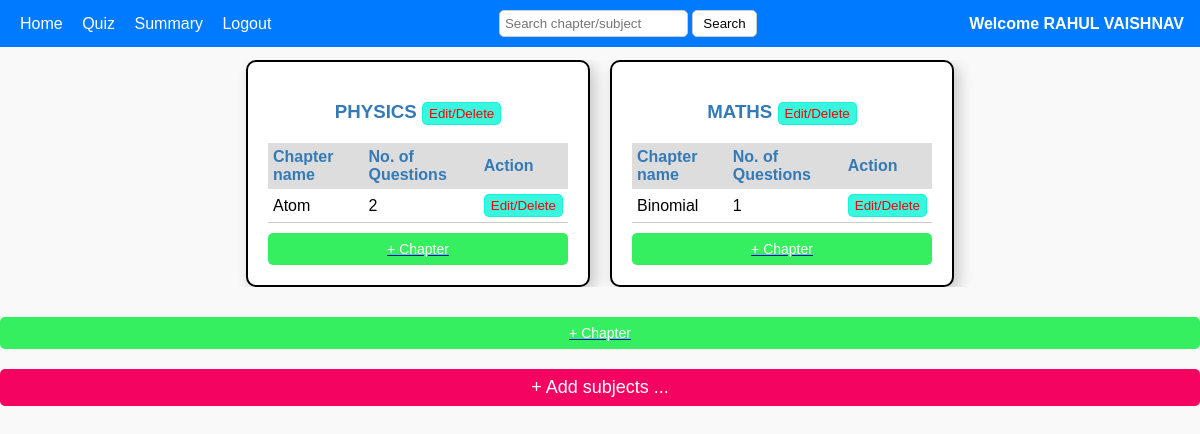
/admin_home, run on the app's committed database.
### backend/models.py (models this page shows)
class Admin_User_Details(db.Model):
    __tablename__ = 'admin_user_details'
    id=db.Column(db.Integer, primary_key=True,autoincrement=True)#Ensures that the ID column automatically increments for each new row inserted into the table.It applies only to integer primary keys.The database automatically assigns a new unique ID starting from 1 and increases by 1 for each new entry.
    email_username = db.Column(db.String(120), nullable=False, unique=True)
    password = db.Column(db.String(120), nullable=False)#not neccessary to be unique# here string(120) means 120 characters
    Full_name = db.Column(db.String(80), nullable=False)#not neccessary to be unique
    qualification=db.Column(db.String(80), nullable=False)#not neccessary to be unique
    date_of_birth=db.Column(db.String(80), nullable=False)#not neccessary to be unique
    role = db.Column(db.Integer, nullable=False, default=1)#remember this only the first user with register through this register form,admins will have to register in db browser manually or using insert command of sql
    scores_of_a_userid = db.relationship('Scores', cascade='all, delete', backref='admin_user_details', lazy=True)#name of the backrefrence is scores_of_a_userid#we say this is linked to the scores table#cascade means if a id gets deleted here delete all the data of scores linked to that id#backref=admin_user_details means the current table or the table to which it is backrefrencing#loading style is lazy()

class Subjects(db.Model):
    __tablename__ = 'subjects'
    subject_id=db.Column(db.Integer, primary_key=True,autoincrement=True)#iska student id se kuch lena dena nahi hai
    subject_name=db.Column(db.String(80), nullable=False,unique=True)
    discription=db.Column(db.String(300), nullable=False)
    chapters_of_a_subject_id = db.relationship('Chapters', cascade='all, delete', backref='subjects', lazy=True)# it tells all the chapters of a subject(here we are getting suject through subject id)

class Chapters(db.Model):
    __tablename__ = 'chapters'
    chapter_id=db.Column(db.Integer, primary_key=True,autoincrement=True)#iska student id se kuch lena dena nahi hai
    chapter_name=db.Column(db.String(80), nullable=False,unique=True)
    description=db.Column(db.String(300), nullable=False)
    subject_id=db.Column(db.Integer, db.ForeignKey('subjects.subject_id'), nullable=False)
    quizzes_of_a_chapter_id = db.relationship('Quiz', cascade='all, delete', backref='chapters', lazy=True)# it tells all the quizzes of a chapter(here we are getting chapter through chapter id)
    questions_of_a_chapter_id = db.relationship('Questions', cascade='all, delete', backref='chapters', lazy=True)# it tells all the questions of a chapter(here we are getting chapter through chapter id)

### backend/controllers.py (the view)
@app.route("/admin_home")
def home():
    subjects=Subjects.query.all()
    question_counts = {}
    subject=Subjects.query.all()
    chapter=Chapters.query.all()
    for subject in subjects:
        for chapter in subject.chapters_of_a_subject_id:
            count = Questions.query.filter_by(chapter_id=chapter.chapter_id).count()
            question_counts[chapter.chapter_id] = count # Store count for each chapter and creating dictionary
    usr_full_details=Admin_User_Details.query.filter_by(role=0).first()
    admin_name=usr_full_details.Full_name
    return render_template("1_admin_home.html",subjects=subjects,admin=admin_name,question_counts=question_counts)

### templates/1_admin_home.html (shortened to what this page needs)
<!DOCTYPE html>
<html lang="en">
<head>
<link rel="stylesheet" href="/static/css/1_admin_home.css">
</head>
<body>
    <div class="header">
        <div>
            <a href="/admin_home">Home</a>
            <a href="/admin_quiz">Quiz</a>
            <a href="/admin_summary">Summary</a>
            <a href="/logout">Logout</a>
        </div>
        <form action="/search/{{admin}}" method="post"  class="search">
            <input type="search" class="search-box" placeholder="Search chapter/subject" name="search" id="search_txt">
            <button type="submit" >Search</button>
        </form>
        <div class="admin-text">Welcome {{admin}}</div>
    </div>
    <div class="content">
        <div class="subject-container">
            {% if subjects %}
                {% for subject in subjects %}
                    <div class="subject-box">
                        <h3>{{ subject.subject_name }}  <a href="/edit_subject/{{subject.subject_id}}"> <button class="edit">Edit/Delete</button></a></h3>
                        <table>
                            <tr>
                                <th>Chapter name</th>
                                <th>No. of Questions</th>
                                <th>Action</th>
                            </tr>
                            {% if subject.chapters_of_a_subject_id %}
                            {% for chapter in subject.chapters_of_a_subject_id %}
                            <tr>
                                <td>{{chapter.chapter_name}}</td>
                                <td>{{question_counts[chapter.chapter_id]}}</td>
                                <td><a href="/edit_chapter/{{chapter.chapter_id}}"><button class="edit">Edit/Delete</button></a></td>
                            </tr>
                            {% endfor %}
                            {% else %}
                            <tr>
                                <td colspan="3" >No Chapter found</td>
                            </tr>
                            {% endif %}
                        </table>
                        <a href="/new_chapter/{{subject.subject_id}}"> <button class="btn-chapter">+ Chapter</button></a>
                    </div>
                {% endfor %}
            {% else %}
                <h2>No Item found</h2>
            {% endif %}
        </div>
    </div>
    <a href="/new_chapter_1"> <button class="btn-chapter">+ Chapter</button></a>
    <a href="/new_subject" class="all-subjects" >+ Add subjects  ...
    </a>
</body>
</html>

### static/css/1_admin_home.css (style rules this page uses)
body { font-family: Arial, sans-serif; background-color: #f9f9f9; margin: 0; padding: 0; }
.header { position: fixed; top: 0; left: 0; width: 97%; background-color: #007BFF; color: white; padding: 10px 20px; display: flex; justify-content: space-between; align-items: center; z-index: 1000; }
.header a { text-decoration: none; color: white; margin-right: 15px; }
.header .search-box { padding: 5px; border: 2px solid #000; border-radius: 5px; outline: none; padding: 5px; border-radius: 5px; border: 1px solid #ccc; }
.header .admin-text { color: white; font-weight: bold; }
.content { padding: 20px; text-align: center; padding-top: 60px; }
.subject-container { display: flex; justify-content: center; flex-wrap: wrap; gap: 20px; max-width: 100%; overflow: auto; }
.subject-box { border: 2px solid #000; border-radius: 10px; padding: 20px; background-color: #fff; width: 300px; text-align: left; box-shadow: 5px 5px 15px rgba(0, 0, 0, 0.2); }
.header .search button { padding: 5px 10px; background-color: white; border: 1px solid #ccc; border-radius: 5px; cursor: pointer; }
.subject-box h3 { text-align: center; color: #337ab7; }
.subject-box table { width: 100%; border-collapse: collapse; }
.subject-box th { background-color: #ddd; color: #337ab7; padding: 5px; text-align: left; }
.subject-box td { padding: 5px; border-bottom: 1px solid #ccc; }
.btn-chapter { margin-top: 10px; background-color: #35ef61; color: white; border: none; padding: 8px 15px; border-radius: 5px; cursor: pointer; font-size: 14px; display: block; width: 100%; text-align: center; }
.all-subjects { display: flex; border-radius: 5px; padding: 8px 15px; gap: 10px; background-color: #f50360; flex-direction: column; align-items: center; justify-content: center; margin-top: 20px; font-size: 18px; color: white; text-align: center; text-decoration: none; }
.edit { background-color: #09f6d6cd; color: #f50303; cursor: pointer; border-radius: 5px; padding: 3px 6px; border: 0.5px solid #09f6d6cd; }

### data on the page
Admin_User_Details: Full_name "RAHUL VAISHNAV"
Subjects: subject_name "PHYSICS"
Chapters: chapter_name "Atom", question_counts "2"
Subjects: subject_name "MATHS"
Chapters: chapter_name "Binomial", question_counts "1"
